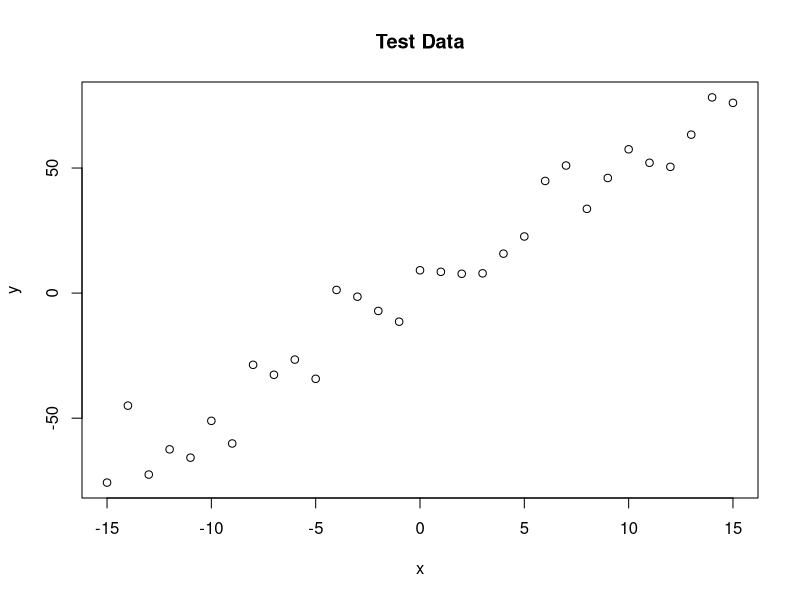
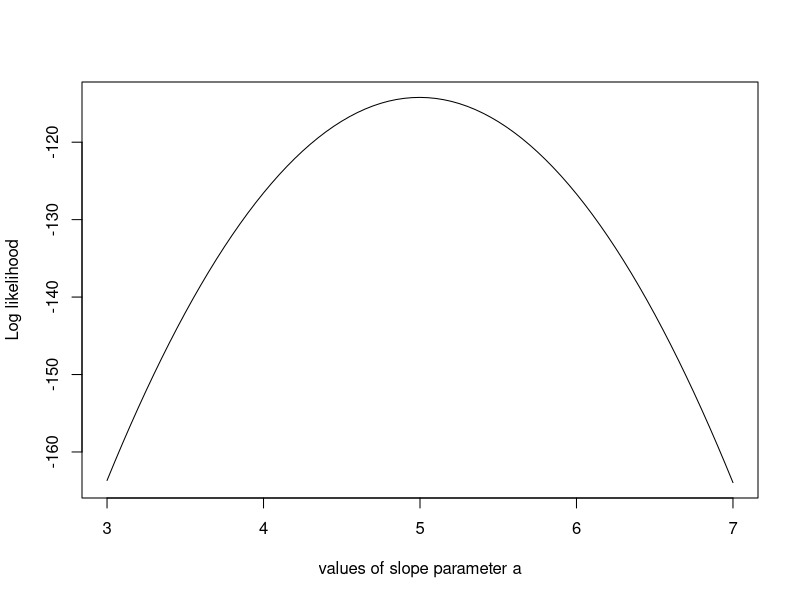
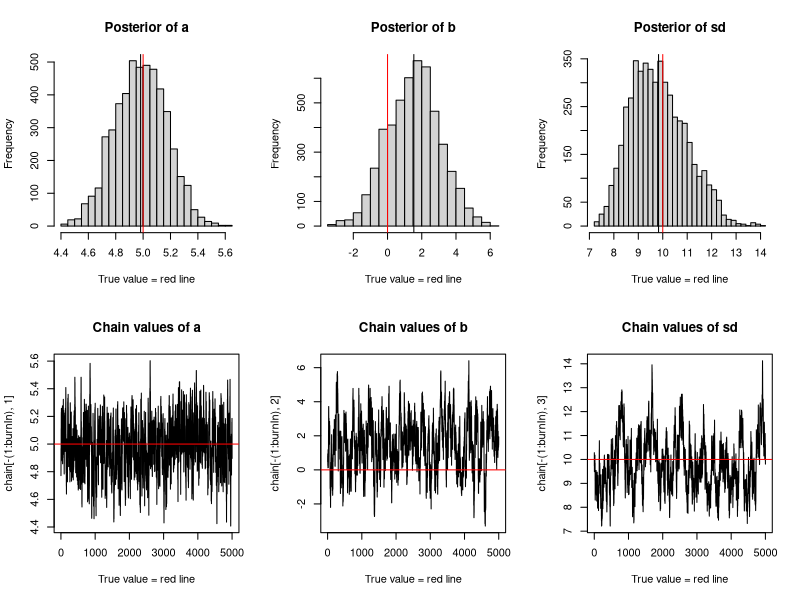

Write the R code that produced these figures, in order.
# https://theoreticalecology.wordpress.com/2010/09/17/metropolis-hastings-mcmc-in-r/

rm(list=ls(all=TRUE))
# Creating test data
trueA <- 5
trueB <- 0
trueSd <- 10
sampleSize <- 31

# create independent x-values 
# x = c(-15:15)
x <- (-(sampleSize-1)/2):((sampleSize-1)/2)

# Stochastic Equation: y = ax + b + noise
# create dependent values according to y = ax + b + N(0, sd)
# 31 dimensional space
y <-  trueA * x + trueB + rnorm(n = sampleSize, mean = 0, sd = trueSd)

plot(x, y, main="Test Data")

# likelihood function
likelihood <- function(param)
{
  a = param[1]
  b = param[2]
  sd = param[3]
  
  pred = a*x + b
  # generates log likelihood using dnorm
  singlelikelihoods = dnorm(y, mean = pred, sd = sd, log = T)
  sumll = sum(singlelikelihoods)
  return(sumll)   
}

# Example: plot the likelihood profile of the slope a
slopevalues <- function(x)
{
  return(likelihood(c(x, trueB, trueSd)))
}

slopelikelihoods <- lapply(seq(3, 7, by = 0.05), slopevalues )
plot(seq(3, 7, by= 0.05), slopelikelihoods, type = "l", xlab = "values of slope parameter a", ylab = "Log likelihood")

# Prior distribution
prior <- function(param)
{
  a = param[1]
  b = param[2]
  sd = param[3]
  aprior = dunif(a, min = 0, max = 10, log = T)
  bprior = dnorm(b, sd = 5, log = T)
  sdprior = dunif(sd, min = 0, max = 30, log = T)
  return(aprior + bprior + sdprior)
}

# Posterior distribution
posterior <- function(param)
{
  return (likelihood(param) + prior(param))
}

######## Metropolis algorithm ################
proposalfunction <- function(param)
{
  return(rnorm(3, mean = param, sd = c(0.1, 0.5, 0.3)))
}

run_metropolis_MCMC <- function(startvalue, iterations)
{
  chain = array(dim = c(iterations+1, 3))
  chain[1,] = startvalue
  for (i in 1:iterations)
  {
    proposal = proposalfunction(chain[i,])
    
    probab = exp(posterior(proposal) - posterior(chain[i,]))
    if (runif(1) < probab)
    {
      chain[i+1,] = proposal
    }
    else
    {
      chain[i+1,] = chain[i,]
    }
  }
  return(chain)
}

startvalue = c(4,0,10)
chain = run_metropolis_MCMC(startvalue, 10000)

burnIn = 5000
acceptance = 1 - mean(duplicated(chain[-(1:burnIn),]))

### Summary: #######################

par(mfrow = c(2,3))
hist(chain[-(1:burnIn),1], nclass = 30, main = "Posterior of a", xlab = "True value = red line" )
abline(v = mean(chain[-(1:burnIn),1]))
abline(v = trueA, col = "red" )
hist(chain[-(1:burnIn),2], nclass = 30, main = "Posterior of b", xlab = "True value = red line")
abline(v = mean(chain[-(1:burnIn),2]))
abline(v = trueB, col = "red" )
hist(chain[-(1:burnIn),3], nclass = 30, main="Posterior of sd", xlab="True value = red line")
abline(v = mean(chain[-(1:burnIn),3]) )
abline(v = trueSd, col="red" )
plot(chain[-(1:burnIn),1], type = "l", xlab="True value = red line" , main = "Chain values of a", )
abline(h = trueA, col="red" )
plot(chain[-(1:burnIn),2], type = "l", xlab="True value = red line" , main = "Chain values of b", )
abline(h = trueB, col="red" )
plot(chain[-(1:burnIn),3], type = "l", xlab="True value = red line" , main = "Chain values of sd", )
abline(h = trueSd, col="red" )

# for comparison:
# summary(lm(y~x))
